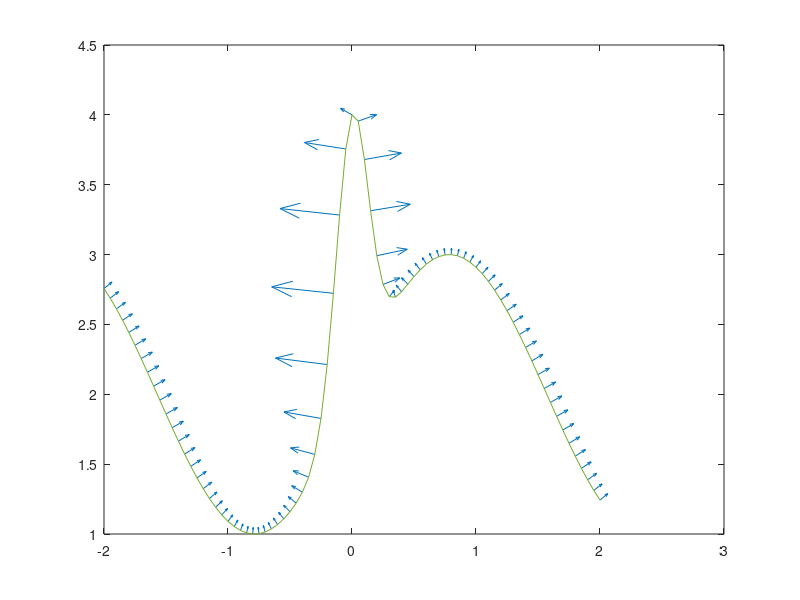

Here is the MATLAB script that generated this plot:
x=-2:0.05:2;
y=sin(2*x)+2*exp(-30*x.^2)+2;
dy = gradient(y);
dx = gradient(x);
quiver(x,y,-dy,dx)
hold on; plot( x, y)